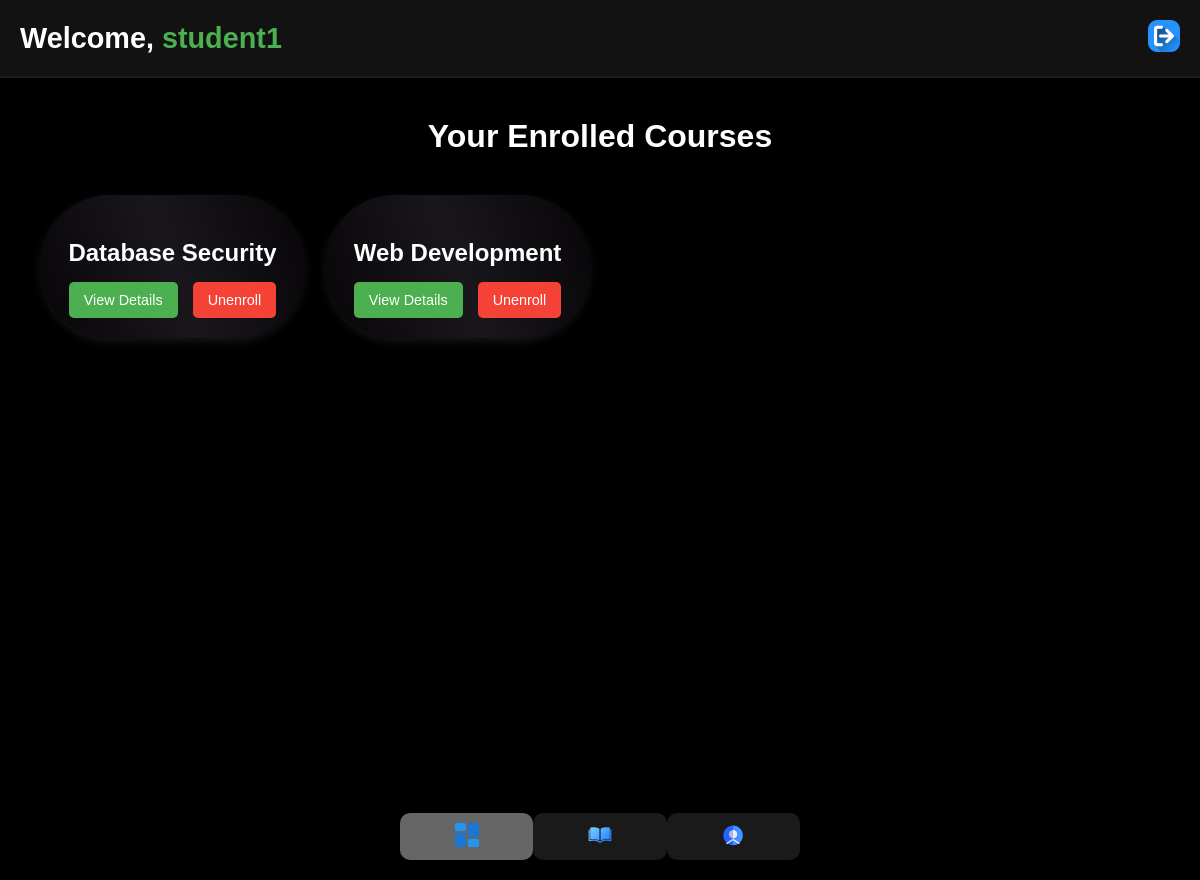
The app's page /student_dashboard.php (signed in), older data.
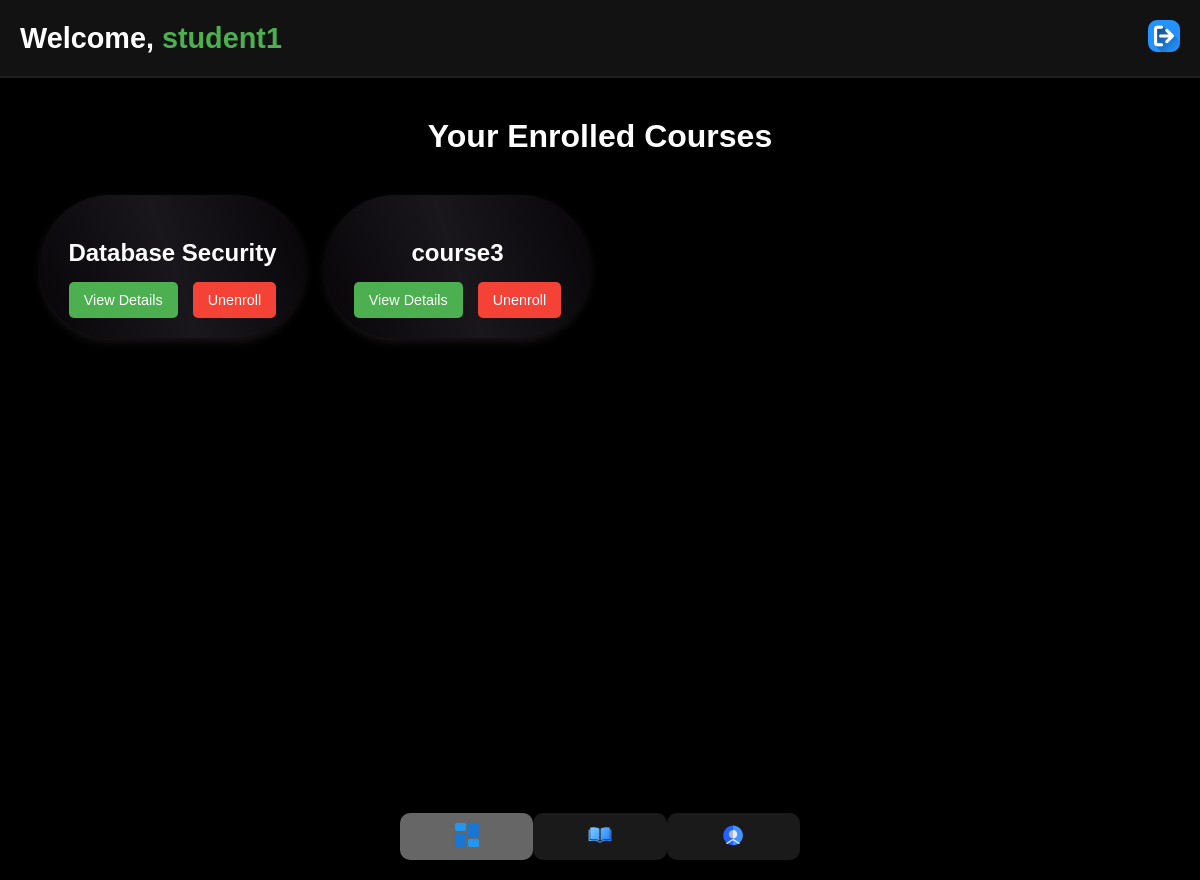
The same page, newer data.
### tables this page shows
CREATE TABLE `Course` (
  `id` int NOT NULL,
  `name` varchar(100) NOT NULL,
  `professor_id` int DEFAULT NULL,
  `status` enum('active','archived') DEFAULT 'active',
  `description` text
);

### student_dashboard.php (the view, shortened to what this page needs)
<?php
include 'db_connect.php';
$user_id = $_SESSION['user_id'];
$query = $pdo->prepare("SELECT username FROM User WHERE id = ?");
$query->execute([$user_id]);
$user = $query->fetch(PDO::FETCH_ASSOC);
$query = $pdo->prepare("
    SELECT Course.id, Course.name
    FROM Course
    JOIN Enrollment ON Course.id = Enrollment.course_id
    WHERE Enrollment.student_id = ?
");
$query->execute([$user_id]);
$enrolled_courses = $query->fetchAll(PDO::FETCH_ASSOC);
?>
<!DOCTYPE html>
<html lang="en">
<head>
    <link rel="stylesheet" href="css/student_dashboard.css">
    <link rel="stylesheet" href="css/main.css">
</head>
<body>
<header class="header">
        <div class="container">
            <h1 class="header-title">Welcome, <span ><?php echo htmlspecialchars($user['username']); ?></span></h1>
            <nav>
                <ul class="nav-links">
                    <li><a href="logout.php"><img src="img/logout.png" alt=""></a></li>
                </ul>
            </nav>
        </div>
    </header>
    <main class="container">
        <h2 class="section-title">Your Enrolled Courses</h2>
        <div class="gradient-cards">
            <?php
            if (!empty($enrolled_courses)) {
                foreach ($enrolled_courses as $course) {
                    echo "<div class='card'>";
                    echo "<div class='container-card'>";
                    echo "<h3 class='card-title'>" . htmlspecialchars($course['name']) . "</h3>";
                    echo "<div class='card-buttons'>";
                    echo "<a class='btn' href='course_details.php?course_id=" . urlencode($course['id']) . "'>View Details</a>";
                    echo "<a class='btn danger' href='?unenroll_id=" . urlencode($course['id']) . "'>Unenroll</a>";
                    echo "</div>";
                    echo "</div>";
                    echo "</div>";
                }
            } else {
                echo "<p class='no-courses'>You are not enrolled in any courses.</p>";
            }
            ?>
        </div>
    </main>
    <div class="bottom-nav">
    <a href="student_dashboard.php" class="active">
        <img src="img/dashboard.png" alt="Dashboard" class="nav-icon">
    </a>
    <a href="course_catalogue.php">
        <img src="img/book.png" alt="Courses" class="nav-icon">
    </a>
    <a href="myprofile.php">
        <img src="img/user.png" alt="Profile" class="nav-icon">
    </a>
</div>
</body>
</html>

Row changes from the older to the newer data that the page shows:
removed course: name "Web Development"
added course: name "course3"
